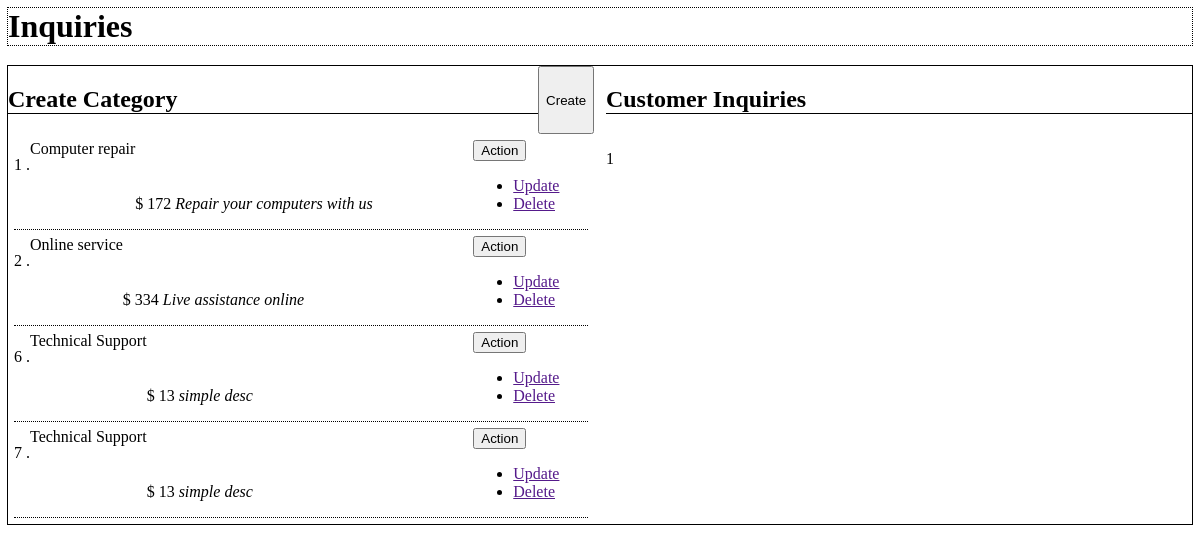
/public/pages/staff/inquries_staff_view.php, run on the app's committed database.
### tables this page shows
CREATE TABLE "InquryLists" (
	"id"	INTEGER NOT NULL UNIQUE,
	"ename"	TEXT NOT NULL,
	"desc"	TEXT,
	"price"	TEXT NOT NULL,
	"by"	INTEGER NOT NULL,
	"created_at"	TEXT NOT NULL,
	"updated_at"	TEXT NOT NULL,
	PRIMARY KEY("id" AUTOINCREMENT),
	FOREIGN KEY("by") REFERENCES "users"("id") ON DELETE CASCADE ON UPDATE CASCADE
);

### app/controllers/InquiryLists.php (called while the page is built, shortened)
<?php
class InquiryLists
{
    public static function index()
    {
        $model = new InquiryLists_model ;
        return $model->getAll();
    }
}

### app/models/InquiryLists_model.php (called while the page is built)
<?php
class InquiryLists_model extends Database
{
    protected function getTableName(): string {
        return 'InquryLists';
    }
}

### app/Database.php (called while the page is built, shortened)
<?php
abstract class Database
{
    protected $pdo;
    public function __construct()
    {
        $pdo = new PDO('sqlite:database/database.sqlite');
        $this->pdo = $pdo;
    }
    public  function getAll()
    {
        $sql = "SELECT * FROM {$this->getTableName()}";
        try {
            $stmt = $this->pdo->query($sql);
            $result = $stmt->fetchAll(PDO::FETCH_ASSOC);
            if ($result) {
                return ['status' => 'success', 'data' => $result];
            } else {
                return ['status' => 'fail', 'message' => 'Unable to get data'];
            }
        } catch (PDOException $e) {
           return ['status' => 'error', 'message' => 'Query failed: ' . $e->getMessage()] ;
        }
    }
}

### public/pages/staff/inquries_staff_view.php (the view, shortened to what this page needs)
<h1 class="container p-5 " style="outline: 1px dotted;">Inquiries</h1>
<div class="container p-2" style="outline: 1px solid;">
    <div>
        <div style="display: flex;">
            <h2 style="flex-grow: 2; border-bottom:1px solid;">Create Category</h2> <button id="openDialogButton" class="btn btn-primary">Create</button>
        </div>
        <?php
        $InqList = InquiryLists::index();
        foreach ($InqList['data'] as $key => $value) {
            echo <<<HTML
                <div class="ING">
                            <div style="display: flex;   ">
                                <p>{$value['id']} .</p> {$value['ename']}<p></p>
                                <p class="blockquote-footer" style='align-self: end; '>$ {$value['price']} <cite title="Source Title"> {$value['desc']}</cite></p>
                            </div>
                            <div class="btn-group" role="group">
                                <button id="btnGroupDrop1" type="button" class="btn btn-warning dropdown-toggle btn-sm rounded-0 p-1" data-bs-toggle="dropdown" aria-expanded="false">
                                    Action
                                </button>
                                <ul class="dropdown-menu" aria-labelledby="btnGroupDrop1">
                                    <li><a class="dropdown-item delete_data" href="">Update</a></li>
                                    <li><a class="dropdown-item delete_data" href="">Delete</a></li>
                                </ul>
                            </div>
                        </div>
            HTML;
        }
        ?>
    </div>
    <div>
        <div style="display: flex;">
            <h2 style="flex-grow: 2; border-bottom:1px solid;">Customer Inquiries </h2>
        </div>
        <p>1</p>
    </div>
</div>

### public/pages/staff/inquries_staff_view.php (style rules this page uses)
.container { display: grid; grid-template-columns: 1fr 1fr; gap: 1%; }
.ING { display: grid; grid-template-columns: 4fr 1fr; margin: 6px; border-bottom: 1px dotted ; }

### data on the page
inqurylists: id "1", ename "Computer repair", price "172", desc "Repair your computers with us"
inqurylists: id "2", ename "Online service", price "334", desc "Live assistance online"
inqurylists: id "6", ename "Technical Support", price "13", desc "simple desc"
inqurylists: id "7", ename "Technical Support", price "13", desc "simple desc"
